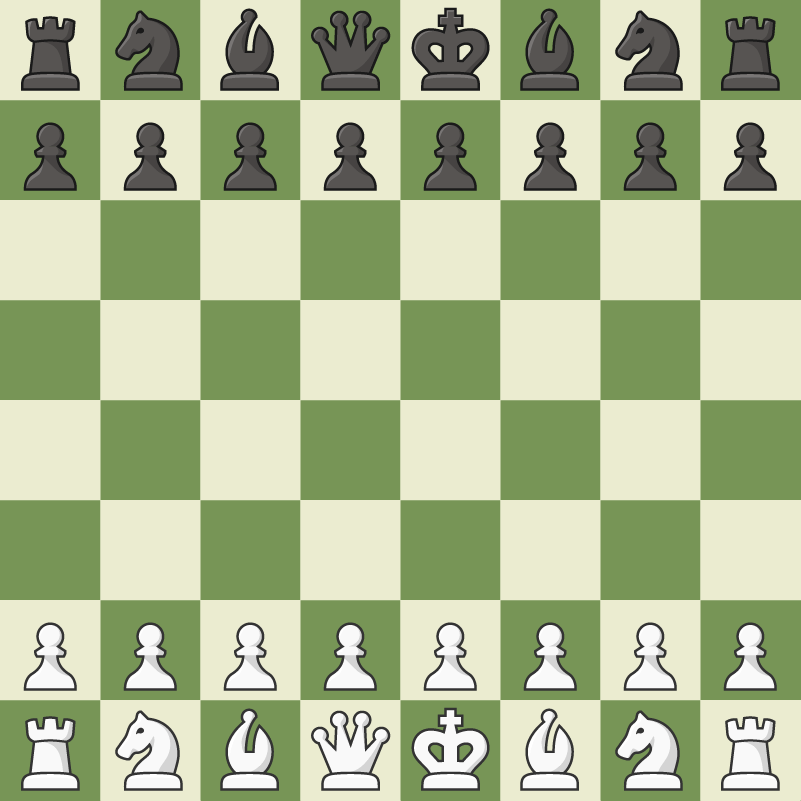
#> input picture test_image.png, 801 x 801 px
$ python preprocess.py test_image.png
#> lines starting #> are read from the running program, lines starting #| are printed output that depends on the picture
### chessboard.py
import numpy as np
import cv2

# Thought about creating an Enum for pieces
# settled on using strings for simplicity
#
POSITIONS = {
    'pawn':     [(x,y) for x in range(8) for y in [1,6]],
    'rook':     [(0,0), (7,0), (0,7), (7,7)],
    'knight':   [(1,0), (6,0), (1,7), (6,7)],
    'bishop':   [(2,0), (5,0), (2,7), (5,7)],
    'queen':    [(4,0), (4,7)],
    'king':     [(3,0), (3,7)]
}


# Constructs chessboard matrix containing piece images,
# accessed with indices 0 through 7, origin in bottom-left corner
def read_chessboard(image, corner_array):
    chessboard = np.empty((8,8), dtype='object')

    if corner_array[0][0][0] > corner_array[1][0][0]:
        corner_array = corner_array[::-1]

    corners = np.array(corner_array).reshape(7, 7, 2)
    corners = np.swapaxes(corners, 0, 1)
    # corners = np.flip(corners, 0)
    # corners = np.flip(corners, 1)

    width, height, channels = image.shape
    for y in range(8):
        for x in range(8):
            top_left = np.copy(corners[max(0, x-1)][max(0, y-1)])+1
            if x == 0: top_left[0] = 0
            if y == 0: top_left[1] = 0

            bot_right = np.copy(corners[min(6, x)][min(6, y)])
            if x == 7: bot_right[0] = width-1
            if y == 7: bot_right[1] = height-1

            chessboard[x][7 - y] = image[
                round(top_left[1]):round(bot_right[1]),
                round(top_left[0]):round(bot_right[0])
            ]

    return chessboard


def from_image(image):
    found, corners = cv2.findChessboardCorners(image, (7,7))
    if not found:
        print('SATURATING...', end=' ')
        hsv_image = cv2.cvtColor(image, cv2.COLOR_BGR2HSV)
        hsv_image[...,1] = 255
        saturated = cv2.cvtColor(hsv_image, cv2.COLOR_HSV2BGR)
        found, corners = cv2.findChessboardCorners(saturated, (7,7))
    if not found:
        print('ERROR!')
        return None

    chessboard = read_chessboard(image, corners)
    return chessboard

### preprocess.py
import numpy as np
import cv2
import sys
import os
from pathlib import Path

import chessboard

GT_DIR = 'ground_truth'
IMG_SIZE = 32

def get_output_filename(directory, theme_name):
    count = 0
    while os.path.exists(f'{directory}/{theme_name}{count}.png'):
        count += 1
    return f'{directory}/{theme_name}{count}.png'

def get_edges(image):
    return cv2.Canny(image, 0, 255)


# Creates ground truth image files
# We can later create directories for different themes too
#
def save_images(board, theme_name):
    for piece_name, position_list in chessboard.POSITIONS.items():
        directory = f'{GT_DIR}/{piece_name}'
        if not os.path.exists(directory):
            os.makedirs(directory)

        for position in position_list:
            image = board[position]
            downscaled = downscale_image(image)
            filename = get_output_filename(directory, theme_name)
            cv2.imwrite(filename, downscaled)


def zero_pad_image(img, shape):
    if img.shape == shape:
        return img

    padded_img = np.full(shape, 0, dtype=np.uint8)

    x_center = (shape[1] - img.shape[1]) // 2
    y_center = (shape[0] - img.shape[0]) // 2
    padded_img[y_center:y_center+img.shape[0],
             x_center:x_center+img.shape[1]] = img

    return padded_img


def downscale_image(img):
    return cv2.resize(img, (IMG_SIZE, IMG_SIZE), cv2.INTER_LINEAR)


def get_avg_shape(ground_truths_path: str):
    dim1 = 0
    dim2 = 0
    gt_images = os.listdir(ground_truths_path)

    for gt_image_name in gt_images:
        img = cv2.imread(ground_truths_path + gt_image_name)
        dim1 = max(dim1, img.shape[0])
        dim2 = max(dim2, img.shape[1])

    output_shape = (max(dim1, dim2), max(dim1, dim2), 3)
    imgs_sum = np.zeros(output_shape)

    for gt_image_name in gt_images:
        gt_image = cv2.imread(ground_truths_path + gt_image_name)
        gt_image = downscale_image(gt_image)
        imgs_sum += gt_image

    return imgs_sum/len(gt_images)

def calculate_averages(theme_name):
    for piece in chessboard.POSITIONS:
        piece_dir = f'{GT_DIR}/{theme_name}/{piece}/'
        if os.path.isdir(piece_dir):
            avg = get_avg_shape(piece_dir)
            cv2.imwrite(f'{piece_dir}avg.png', avg)

def main():
    filename = sys.argv[1]
    print('File: ', filename, end=' ')
    img = cv2.imread(filename)
#> img is the input picture: shape (801, 801, 3); mean B, G, R 144.8, 183.8, 170.8
    theme_name = Path(filename).stem

    board = chessboard.from_image(img)
#> in from_image, `found, corners = cv2.findChessboardCorners(image, (7,7))`: found = True; corners = 49 rows, first 8: [99.78, 99.57], [199.8, 99.57], [299.8, 99.57], [399.8, 99.57], [499.8, 99.57], [599.8, 99.57], [699.8, 99.57], [99.82, 199.6]
    if board is not None:
        save_images(board, theme_name)
#> the loop in save_images, `for piece_name, position_list in chessboard.POSITIONS.items():` made 6 passes
#> pass 1, in save_images, `cv2.imwrite(filename, downscaled)`:
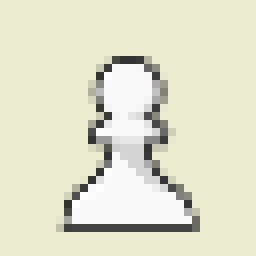
#> saved as test_image0.png: shape (32, 32, 3) (shown 8 times larger); mean B, G, R 204, 226, 225.2
#> pass 1, in save_images, `cv2.imwrite(filename, downscaled)`:
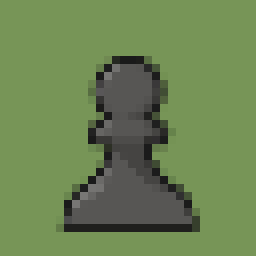
#> saved as test_image1.png: shape (32, 32, 3) (shown 8 times larger); mean B, G, R 81.8, 131.5, 108.4
#> pass 1, in save_images, `cv2.imwrite(filename, downscaled)`:
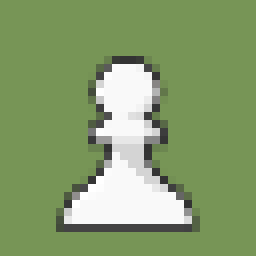
#> saved as test_image2.png: shape (32, 32, 3) (shown 8 times larger); mean B, G, R 108.5, 157.9, 134.4
#> pass 1, in save_images, `cv2.imwrite(filename, downscaled)`:
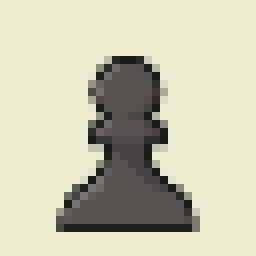
#> saved as test_image3.png: shape (32, 32, 3) (shown 8 times larger); mean B, G, R 177.4, 199.6, 199.2
#> after the loop in save_images, `for piece_name, position_list in chessboard.POSITIONS.items():`:
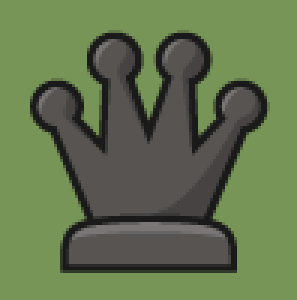
#> image: shape (100, 99, 3) (shown 3 times larger); mean of channels 0, 1, 2 77.8, 115.2, 98.5; drawn as B, G, R
        print('OK!')


if __name__ == '__main__':
    main()
